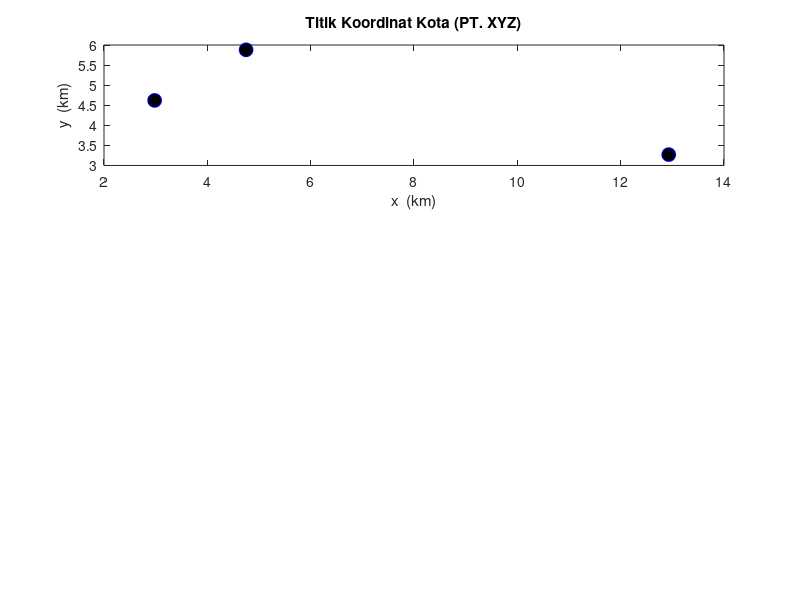

The MATLAB script that drew this image: (Note: this script raises an error after producing the figure.)
%**************************************************************************
%            VRP Problem Using ACO rute 5 Gd Pusat -> Gd Antara
% -------------------------------------------------------------------------
% By     : Gita Anggita Lestari
% Contact: gitaanggitalstr@gmail.com             Last update: sept 13, 2019
% -------------------------------------------------------------------------                             
% This program is developed to find shortest path (minimum cost)between
% some cities. 
% 
% There are 4  parts in this program:
% 1.Main program of ACO (myaco.m)
% 2.Function to generate solution (ant_tour.m)
% 3.Function to calculate the cost (distance) (calculate_cost.m)
% 4.Function to update the traces (update_the_trace.m)
%**************************************************************************
 
%**************************************************************************
%                   The Program Start Here                    
%*------------------------------------------------------------------------
% function myaco(num_of_nodes,num_of_ants, max_iteration)
function myaco()
% inputs
miter=1000; % banyak iterasi
m=1; % banyak semut
n=3; %jumlah kotas
% parameters
e=0.6;            % evaporation coefficient.
alpha=1;          % effect of ants' sight.
beta=12;           % trace's effect.
t=0.02*ones(n); % primary tracing.
el=.97;           % common cost elimination. 
% -------------------------------------------------------------------------
% matrix coordinates of cities of rute 5
map_index=[0	50	55];
map_x=[12.93	2.98	4.75];
map_y=[3.27	4.62	5.88];
node=[map_index;map_x;map_y];
% Generate coordinates of cities and plot
for i=1:n
    x(i)= map_x(i);
    y(i)= map_y(i);
end   

subplot(3,1,1);
plot(x,y,'o','MarkerFaceColor','k','MarkerEdgeColor','b','MarkerSize',10);
title('Titik Koordinat Kota (PT. XYZ)');
xlabel('x  (km)');
ylabel('y  (km)');

% generating distace between cities matrix.
%for i=1:n
%    for j=1:n
%        d(i,j)=sqrt((x(i)-x(j))^2+(y(i)-y(j))^2);
%    end
%end
d=[0 9.9 10.2;
   9.9 0 3.9;
   10.2 3.9 0];

% generating sight matrix.
for i=1:n
    for j=1:n
        if d(i,j)==0
            h(i,j)=0;
        else
            h(i,j)=1/d(i,j);
        end
    end
end
h=h
% ------------------------------------------------------------------------
%             Main Algorithm: ACO Meta heuristic procedure
% a.  Probabilistic solution construction biased by
%     pheromone trails, without forward pheromone
%     updating
% b.  Deterministic backward path with loop elimination
%     and with pheromone updating--> update_the_trace
% c.  Evaluation of the quality of the solutions
%     generated and use of the solution quality in
%     determining the quantity of pheromone to deposit-->calculate_cost
% -------------------------------------------------------------------------
for i=1:miter
% Step 1: Forward ants and solution construction

% Generate places for each ant    
for j=1:m
    start_places(j,1)=fix(1+rand*(n-1));
end
% Step 2:probabilistic solution contruction   
    [tour]=ant_tour(start_places,m,n,h,t,alpha,beta);
    tour=horzcat(tour,tour(:,1));
    
% Step 3: Calculate the cost --> total distace
    [cost,f]=calculate_cost(m,n,d,tour,el);
    [t]=update_the_trace(m,n,t,tour,f,e);
    average_cost(i)=mean(cost);
    
% Step 4: Determine the best route
    [min_cost(i),best_index]=min(cost);
    besttour(i,:)=tour(best_index,:);
    iteration(i)=i;
end
% -------------------------------------------------------------------------

% Plot Average of tour distance vs Number of Iterations
subplot(3,1,2);plot(iteration,average_cost);
title('Rata-Rata Jarak vs Jumlah Iterasi');
xlabel('iteration');
ylabel('Jarak(Km)');

% Plot the best route
[k,l]=min(min_cost); % jarak
for i=1:n+1
    X(i)=x(besttour(l,i));
    Y(i)=y(besttour(l,i));
end
subplot(3,1,3);plot(X,Y,'--o',...
                'MarkerEdgeColor','k',...
                'MarkerFaceColor','b',...
                'MarkerSize',10)
xlabel('x (km)');ylabel('y (km)');
title(['Total Jarak(Km)= ',num2str(k)]);
% fprintf('\nTotal Jarak = %d\n',k);

% Get Route Path 
batas = length(map_index);
path = [];
for i=1:batas
    itter = 0;
    index_x = X(i);
    index_y = Y(i);
    for j=1:batas
        if index_x == node(2,[j]) && index_y == node(3,[j])
            itter = itter + 1;
            path(i)=node(1,[j]);
        end
    end
end
titik_awal = num2str(path(1));jalan = num2str(path);
fprintf('Total Jarak = ')
disp(min(min_cost));
fprintf('Rute =  ');
fprintf('  ');
fprintf(jalan);fprintf('  ');
fprintf(titik_awal)
fprintf('\n')

end
%**************************************************************************
%                   Ending of Program                          
%**************************************************************************

